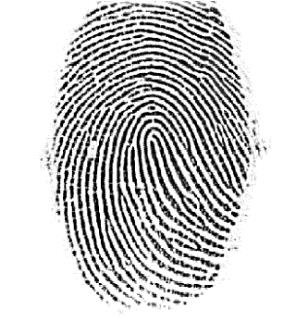
#> input picture fingerprint/sample1.jpg, 295 x 321 px, found by its file name
$ python test3.py
#> lines starting #> are read from the running program, lines starting #| are printed output that depends on the picture
import cv2
import numpy as np
img = cv2.imread("C:\\Users\\naray\\Documents\\kids_python\\sample1.jpg", cv2.IMREAD_GRAYSCALE)
#> img is the input picture: shape (321, 295); min 0, max 255, mean 200.8
# Initialize SIFT
sift = cv2.SIFT_create()

# Detect keypoints and compute descriptors
keypoints, descriptors = sift.detectAndCompute(img, None)
#> keypoints = 2240 keypoints; strongest (x, y, size): (74, 253, 2.9), (162, 298, 2.2), (62, 98, 2.6), (168, 290, 1.9)

# Define a threshold for keypoint response
response_threshold = 0.05  # Adjust this value as needed

# Filter keypoints based on their response
filtered_keypoints = [kp for kp in keypoints if kp.response >= response_threshold]
#> filtered_keypoints = 2123 keypoints; strongest (x, y, size): (74, 253, 2.9), (162, 298, 2.2), (62, 98, 2.6), (168, 290, 1.9)

# Extract descriptors corresponding to the filtered keypoints
filtered_descriptors = [descriptors[i] for i, kp in enumerate(keypoints) if kp.response >= response_threshold]
#> filtered_descriptors = 2123 items
filtered_descriptors = np.array(filtered_descriptors)  # Convert back to NumPy array if needed

# Draw filtered keypoints on the image (for visualization)
img_with_filtered_keypoints = cv2.drawKeypoints(img, filtered_keypoints, None, flags=cv2.DRAW_MATCHES_FLAGS_DRAW_RICH_KEYPOINTS)
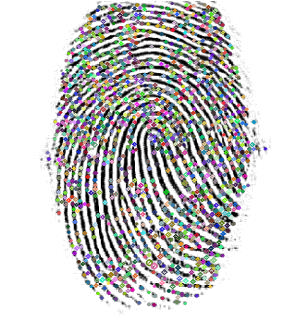
#> img_with_filtered_keypoints: shape (321, 295, 3); mean of channels 0, 1, 2 199.8, 200.1, 200.5; drawn as B, G, R

# Show or save the result
cv2.imshow('Filtered Keypoints', img_with_filtered_keypoints)
cv2.waitKey(0)
cv2.destroyAllWindows()

$ run again, with fingerprint/sample2.jpg copied over fingerprint/sample1.jpg
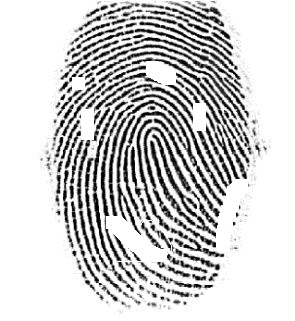
#> input picture fingerprint/sample2.jpg, 295 x 321 px, found by its file name
#> img is the input picture: shape (321, 295); min 0, max 255, mean 204.8
#> keypoints = 2105 keypoints; strongest (x, y, size): (70, 79, 2.1), (74, 253, 2.9), (162, 298, 2.2), (81, 76, 2.1)
#> filtered_keypoints = 1969 keypoints; strongest (x, y, size): (70, 79, 2.1), (74, 253, 2.9), (162, 298, 2.2), (81, 76, 2.1)
#> filtered_descriptors = 1969 items
#> `img_with_filtered_keypoints = cv2.drawKeypoints(img, filtered_keypoint..`:
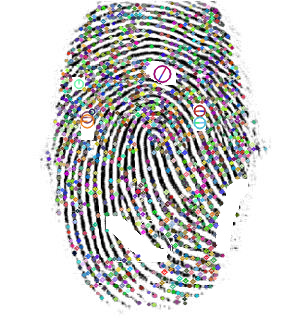
#> img_with_filtered_keypoints: shape (321, 295, 3); mean of channels 0, 1, 2 203.6, 204, 204.2; drawn as B, G, R
